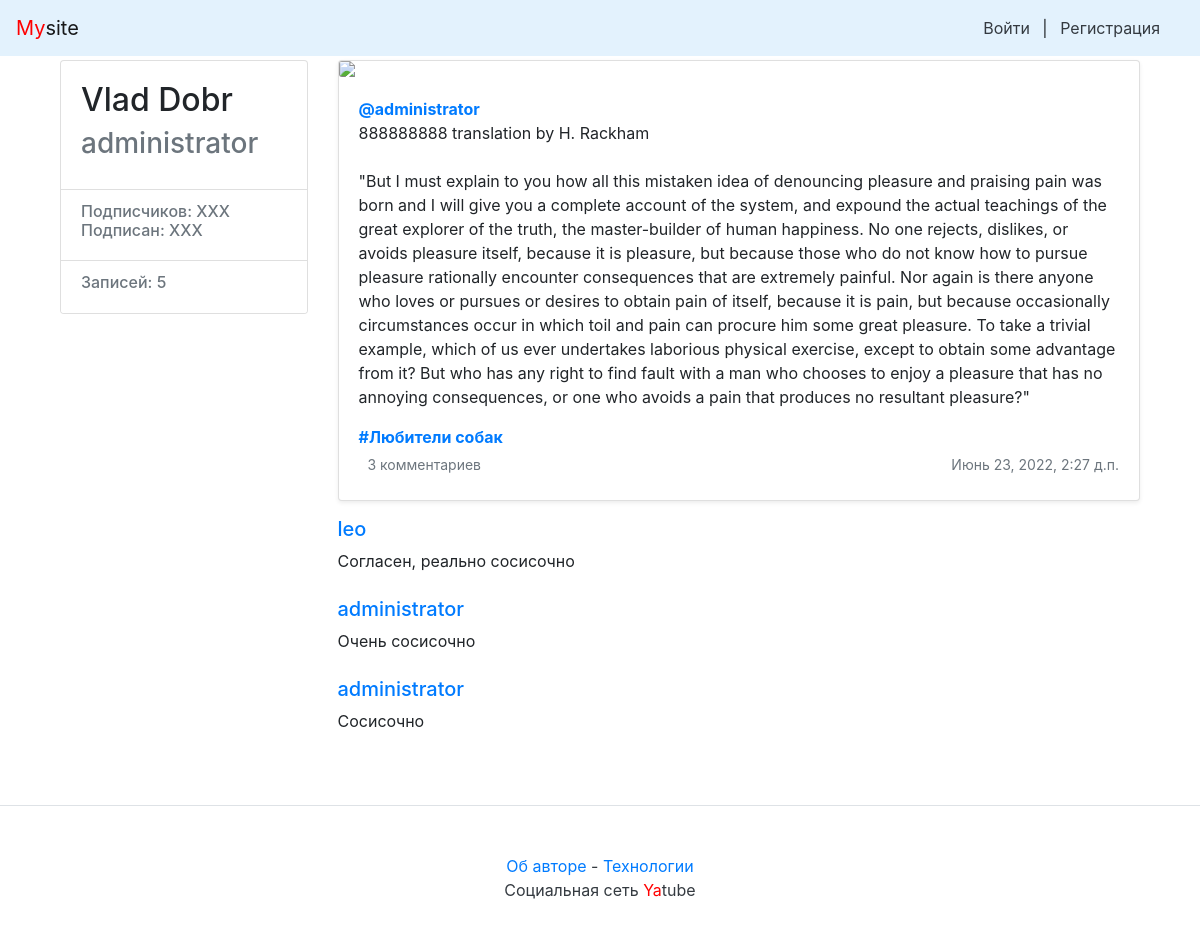
Page /administrator/56/ on the committed database.
### posts/models.py (models this page shows, shortened)
class Post(models.Model):
    text = models.TextField(verbose_name='Текст записи')
    pub_date = models.DateTimeField('Дата публикации', auto_now_add=True, db_index=True)
    author = models.ForeignKey(User, on_delete=models.CASCADE, related_name="posts")  # author_posts
    group = models.ForeignKey(Group, on_delete=models.CASCADE, related_name="posts",  # group_posts
                              blank=True, null=True, verbose_name='Группа')
    image = models.ImageField(upload_to='posts/', blank=True, null=True)
    class Meta:
        ordering = ['-pub_date']

class Group(models.Model):
    title = models.CharField(max_length=200)
    slug = models.SlugField(unique=True)
    description = models.TextField()

class Comment(models.Model):
    post = models.ForeignKey(Post, on_delete=models.CASCADE, related_name='comments')
    author = models.ForeignKey(User, on_delete=models.CASCADE, related_name='comments')
    text = models.TextField(verbose_name='Текст комментария')
    created = models.DateTimeField('Дата публикации', auto_now_add=True)
    class Meta:
        ordering = ['-created']

### posts/views.py (the view)
# urls.py: path('<str:username>/<int:post_id>/', views.post_view, name='post'),
def post_view(request, username, post_id):
    profile_id = User.objects.get(username=username)
    post_list = Post.objects.filter(author_id=profile_id)  # noqa
    post = post_list.get(id=post_id)
    cnt_of_posts = post_list.count()
    comments_list = Comment.objects.filter(post_id=post_id)  # noqa
    form = CommentForm(instance=None)
    context = {'post': post,
               'cnt_of_posts': cnt_of_posts,
               'username': post.author,
               'form': form,
               'items': comments_list,
               }
    response = render(request, "post.html", context)
    return response

### templates/post.html (shortened to what this page needs)
{% extends "base.html" %}
{% block content %}
<main role="main" class="container">
    <div class="row">
            <div class="col-md-3 mb-3 mt-1">
                <div class="card">
                        <div class="card-body">
                                <div class="h2">
                                    {{ username.get_full_name }}
                                </div>
                                <div class="h3 text-muted">
                                     {{ username }}
                                </div>
                        </div>
                        <ul class="list-group list-group-flush">
                                <li class="list-group-item">
                                        <div class="h6 text-muted">
                                        Подписчиков: XXX <br />
                                        Подписан: XXX
                                        </div>
                                </li>
                                <li class="list-group-item">
                                        <div class="h6 text-muted">
                                            Записей: {{ cnt_of_posts }}
                                        </div>
                                </li>
                        </ul>
                </div>
        </div>
        <div class="col-md-9">
            {% include "post_item.html" with post=post %}
            {% include 'comments.html' %}
     </div>
    </div>
</main>
{% endblock %}

### templates/post_item.html (shortened to what this page needs)
<div class="card mb-3 mt-1 shadow-sm">
    {% load thumbnail %}
    {% thumbnail post.image "960x339" crop="center" upscale=True as im %}
    <img class="card-img" src="{{ im.url }}" />
    {% endthumbnail %}
    <div class="card-body">
        <p class="card-text">
            <a name="post_{{ post.id }}" href="{% url 'profile' post.author.username %}">
                <strong class="d-block text-gray-dark">@{{ post.author }}</strong>
            </a>
            {{ post.text|linebreaksbr }}
        </p>
        {% if post.group %}
        <a class="card-link muted" href="{% url 'group' post.group.slug %}">
                <strong class="d-block text-gray-dark">#{{ post.group.title }}</strong>
        </a>
        {% endif %}
        <div class="d-flex justify-content-between align-items-center">
            <div class="btn-group ">
                <a class="btn btn-sm text-muted" href="{% url 'post' post.author.username post.id %}" role="button">
                    {% if post.comments.exists %}
                    {{ post.comments.count }} комментариев
                    {% else%}
                    Добавить комментарий
                    {% endif %}
                </a>
            </div>
            <small class="text-muted">{{ post.pub_date }}</small>
        </div>
    </div>
</div>

### templates/comments.html (shortened to what this page needs)
{% load user_filters %}
{% for item in items %}
<div class="media mb-4">
<div class="media-body">
    <h5 class="mt-0">
    <a
        href="{% url 'profile' item.author.username %}"
        name="comment_{{ item.id }}"
        >{{ item.author.username }}</a>
    </h5>
    {{ item.text }}
</div>
</div>
{% endfor %}

### rows in the picture
Post: author "administrator", text "888888888 translation by H. Rackham \"But I must explain to you how all this mistaken idea of denouncing pleasure and praising pain was born and I will give you a complete account of the system, and expound the actual teachings of the great explorer of the truth, the master-builder of human happiness. No one rejects, dislikes, or avoids pleasure itself, because it is pleasure, but because those who do not know how to pursue pleasure rationally encounter consequences that are extremely painful. Nor again is there anyone who loves or pursues or desires to obtain pain of itself, because it is pain, but because occasionally circumstances occur in which toil and pain can procure him some great…", group "Любители собак", comments.count "3", pub_date "Июнь 23, 2022, 2:27 д.п."
Comment: author.username "leo", text "Согласен, реально сосисочно"
Comment: author.username "administrator", text "Очень сосисочно"
Comment: author.username "administrator", text "Сосисочно"

### other values in the picture
{{ username.get_full_name }} "Vlad Dobr"
{{ username }} "administrator"
{{ cnt_of_posts }} "5"
